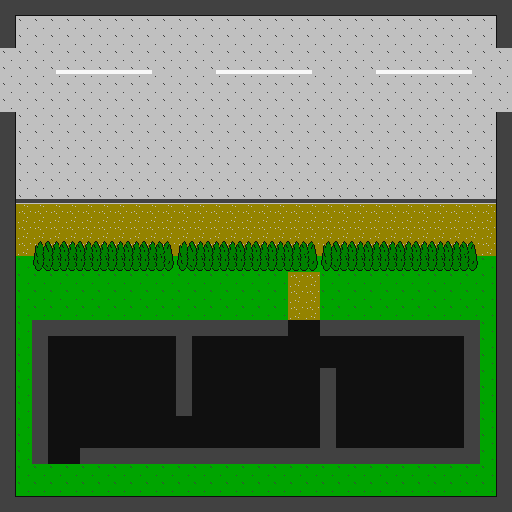

Rendered tile map (Tiled .tmx) drawn with the repository's tilesets; below, a short description and the map source with its tile grids summarised:
An orthogonal 32x32 tile map with 16x16 px tiles, 3 tile layers (base_layer, back_layer, front_layer), 3 hidden layers not drawn, 2 tilesets.

<map version="1.2" tiledversion="1.2.1" orientation="orthogonal" renderorder="right-down" width="32" height="32" tilewidth="16" tileheight="16" infinite="0" nextlayerid="8" nextobjectid="2">
 <tileset firstgid="1" source="stage4_bg_tileset.tsx" />
 <tileset firstgid="257" source="area_tileset.tsx" />
 <layer id="1" name="base_layer" width="32" height="32" locked="1">
  <data>[1024 cells, 1024 non-empty, 8 distinct tile ids]</data>
 </layer>
 <layer id="2" name="back_layer" width="32" height="32" locked="1">
  <data>[1024 cells, 0 non-empty, 0 distinct tile ids]</data>
 </layer>
 <layer id="3" name="front_layer" width="32" height="32" locked="1">
  <data>[1024 cells, 248 non-empty, 15 distinct tile ids]</data>
 </layer>
 <layer id="5" name="object_layer" width="32" height="32" visible="0" locked="1">
  <data>[1024 cells, 28 non-empty, 21 distinct tile ids]</data>
 </layer>
 <layer id="6" name="area_layer" width="32" height="32" visible="0" locked="1">
  <data>[1024 cells, 804 non-empty, 16 distinct tile ids]</data>
 </layer>
 <layer id="7" name="connect_layer" width="32" height="32" visible="0" locked="1">
  <data>[1024 cells, 29 non-empty, 29 distinct tile ids]</data>
 </layer>
</map>
